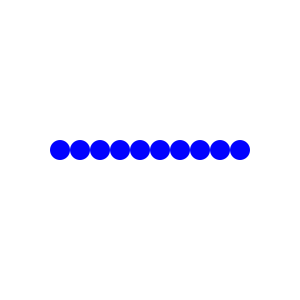
Frame 1 (no input)
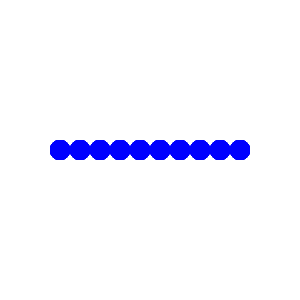
Frame 60 (the mouse pressed at the canvas centre just before this capture)
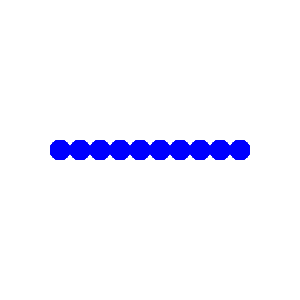
Frame 120 (the mouse held since frame 60 and released just before this capture)

The Processing sketch that drew these frames (run headless with seeded random() and noise(); from frame 60 on, the mouse is pressed at the canvas centre):

// Processing sketch: fp_pg_q_05_02
// ── fp_pg_q_05_02.pde
// 問題 5.2 直径 20 画素の円を 10 個横に並べて描画せよ．
void setup() {
  size(300, 300);
  background(255, 255, 255);
}

void draw() {
  int y = height/2;
  int r = 20;
  float init = 5.0;
  float x = ((width/2)-(init*r)) + r/2;
  /*noStroke();
  fill(0, 0, 255);
  for (float x = ((width/2)-(init*r)) + r/2; x <= ((width/2)+(init*r)) - r/2; x+=20) {
    ellipse(x, y, r, r);
  }*/
  // 01
  drawCircle(x, y, r);
  // 02
  x+=20;
  drawCircle(x, y, r);
  // 03
  x+=20;
  drawCircle(x, y, r);
  // 04
  x+=20;
  drawCircle(x, y, r);
  // 05
  x+=20;
  drawCircle(x, y, r);
  // 06
  x+=20;
  drawCircle(x, y, r);
  // 07
  x+=20;
  drawCircle(x, y, r);
  // 08
  x+=20;
  drawCircle(x, y, r);
  // 09
  x+=20;
  drawCircle(x, y, r);
  // 10
  x+=20;
  drawCircle(x, y, r);
}

void drawCircle(float x, float y, int r){
  fill(0, 0, 255);
  noStroke();
  ellipse(x, y, r, r);
}
